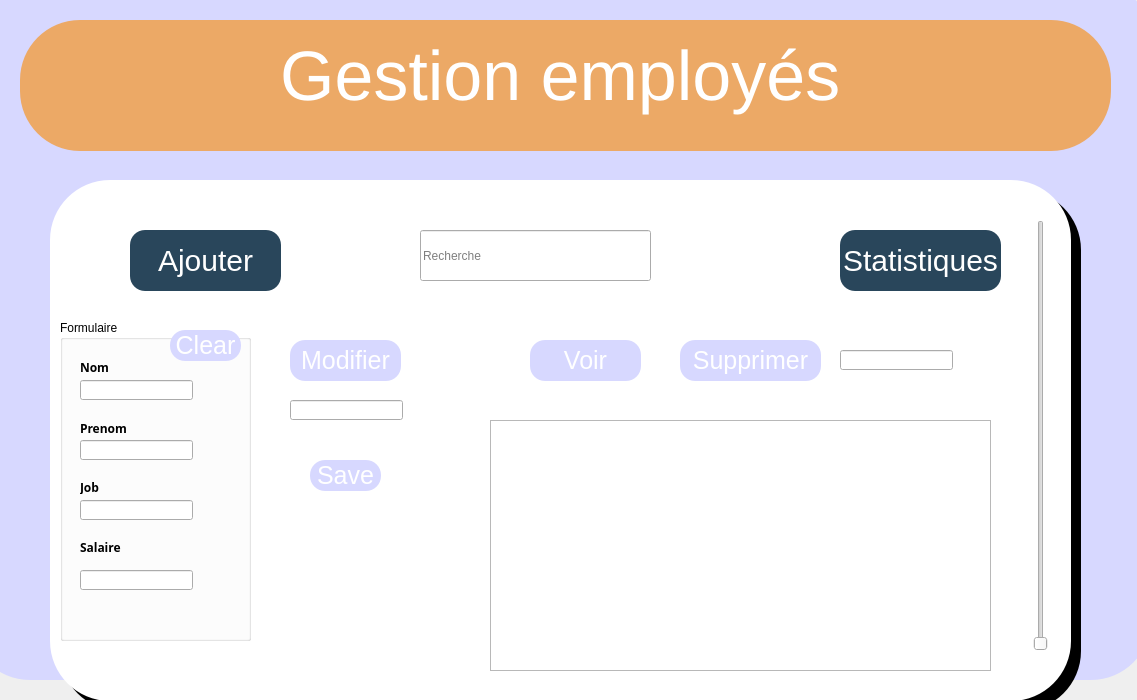
<?xml version="1.0" encoding="UTF-8"?>
<ui version="4.0">
 <class>Gestion_emp</class>
 <widget class="QDialog" name="Gestion_emp">
  <property name="geometry">
   <rect>
    <x>0</x>
    <y>0</y>
    <width>1137</width>
    <height>700</height>
   </rect>
  </property>
  <property name="windowTitle">
   <string>Dialog</string>
  </property>
  <widget class="QStackedWidget" name="stackedWidget">
   <property name="geometry">
    <rect>
     <x>0</x>
     <y>0</y>
     <width>1141</width>
     <height>751</height>
    </rect>
   </property>
   <property name="styleSheet">
    <string notr="true"/>
   </property>
   <property name="currentIndex">
    <number>2</number>
   </property>
   <widget class="QWidget" name="page_1">
    <widget class="QPushButton" name="pushButton_9">
     <property name="geometry">
      <rect>
       <x>-30</x>
       <y>-30</y>
       <width>1181</width>
       <height>971</height>
      </rect>
     </property>
     <property name="styleSheet">
      <string notr="true">QPushButton{
background:#29465B;
font-size:30px;
border-radius:60px;
}
</string>
     </property>
     <property name="text">
      <string/>
     </property>
    </widget>
    <widget class="QFrame" name="frame_2">
     <property name="geometry">
      <rect>
       <x>270</x>
       <y>100</y>
       <width>561</width>
       <height>601</height>
      </rect>
     </property>
     <property name="frameShape">
      <enum>QFrame::StyledPanel</enum>
     </property>
     <property name="frameShadow">
      <enum>QFrame::Raised</enum>
     </property>
     <widget class="QLabel" name="Loginhere_3">
      <property name="geometry">
       <rect>
        <x>160</x>
        <y>70</y>
        <width>241</width>
        <height>41</height>
       </rect>
      </property>
      <property name="text">
       <string>LOGIN HERE</string>
      </property>
     </widget>
     <widget class="QPushButton" name="Login_3">
      <property name="geometry">
       <rect>
        <x>60</x>
        <y>490</y>
        <width>431</width>
        <height>71</height>
       </rect>
      </property>
      <property name="styleSheet">
       <string notr="true">QPushButton{
background:#ECA966;
font-size:30px;
border-radius:30px;
color:white;
}

QPushButton:hover{
color:white;
border-radius:30px;
background:#29465B;
font-size:30px;
}</string>
      </property>
      <property name="text">
       <string>LOGIN</string>
      </property>
     </widget>
     <widget class="QLineEdit" name="Username_3">
      <property name="geometry">
       <rect>
        <x>60</x>
        <y>200</y>
        <width>431</width>
        <height>71</height>
       </rect>
      </property>
      <property name="text">
       <string/>
      </property>
      <property name="placeholderText">
       <string>Username</string>
      </property>
     </widget>
     <widget class="QLineEdit" name="Password_3">
      <property name="geometry">
       <rect>
        <x>60</x>
        <y>310</y>
        <width>431</width>
        <height>71</height>
       </rect>
      </property>
      <property name="text">
       <string/>
      </property>
      <property name="echoMode">
       <enum>QLineEdit::Password</enum>
      </property>
      <property name="placeholderText">
       <string>Password</string>
      </property>
     </widget>
    </widget>
    <widget class="QToolButton" name="Image">
     <property name="geometry">
      <rect>
       <x>490</x>
       <y>30</y>
       <width>121</width>
       <height>121</height>
      </rect>
     </property>
     <property name="layoutDirection">
      <enum>Qt::LeftToRight</enum>
     </property>
     <property name="styleSheet">
      <string notr="true">QToolButton{
background:white;
border-radius:60px;
}</string>
     </property>
     <property name="text">
      <string/>
     </property>
     <property name="icon">
      <iconset>
       <normaloff>:/images/user.png</normaloff>:/images/user.png</iconset>
     </property>
     <property name="iconSize">
      <size>
       <width>200</width>
       <height>200</height>
      </size>
     </property>
    </widget>
   </widget>
   <widget class="QWidget" name="page_2">
    <widget class="QPushButton" name="commandes">
     <property name="geometry">
      <rect>
       <x>310</x>
       <y>490</y>
       <width>221</width>
       <height>91</height>
      </rect>
     </property>
     <property name="styleSheet">
      <string notr="true">QPushButton{
background:#29465B;
font-size:30px;
border-radius:45px;
color:white;
}

QPushButton:hover{
color:#3794AB;
border-radius:45px;
background:white;
font-size:30px;
}</string>
     </property>
     <property name="text">
      <string>Commandes</string>
     </property>
    </widget>
    <widget class="QPushButton" name="produits">
     <property name="geometry">
      <rect>
       <x>150</x>
       <y>280</y>
       <width>221</width>
       <height>91</height>
      </rect>
     </property>
     <property name="styleSheet">
      <string notr="true">QPushButton{
background:#29465B;
font-size:30px;
border-radius:45px;
color:white;
}

QPushButton:hover{
color:#3794AB;
border-radius:45px;
background:white;
font-size:30px;
}</string>
     </property>
     <property name="text">
      <string>Produits</string>
     </property>
    </widget>
    <widget class="QPushButton" name="reparations">
     <property name="geometry">
      <rect>
       <x>770</x>
       <y>280</y>
       <width>221</width>
       <height>91</height>
      </rect>
     </property>
     <property name="styleSheet">
      <string notr="true">QPushButton{
background:#29465B;
font-size:30px;
border-radius:45px;
color:white;
}

QPushButton:hover{
color:#3794AB;
border-radius:45px;
background:white;
font-size:30px;
}</string>
     </property>
     <property name="text">
      <string>Reparations</string>
     </property>
    </widget>
    <widget class="QPushButton" name="employes">
     <property name="geometry">
      <rect>
       <x>470</x>
       <y>280</y>
       <width>221</width>
       <height>91</height>
      </rect>
     </property>
     <property name="styleSheet">
      <string notr="true">QPushButton{
background:#29465B;
font-size:30px;
border-radius:45px;
color:white;
}

QPushButton:hover{
color:#3794AB;
border-radius:45px;
background:white;
font-size:30px;
}</string>
     </property>
     <property name="text">
      <string>Employés</string>
     </property>
    </widget>
    <widget class="QPushButton" name="clients">
     <property name="geometry">
      <rect>
       <x>630</x>
       <y>490</y>
       <width>221</width>
       <height>91</height>
      </rect>
     </property>
     <property name="styleSheet">
      <string notr="true">QPushButton{
background:#29465B;
font-size:30px;
border-radius:45px;
color:white;
}

QPushButton:hover{
color:#3794AB;
border-radius:45px;
background:white;
font-size:30px;
}</string>
     </property>
     <property name="text">
      <string>Clients</string>
     </property>
    </widget>
    <widget class="QPushButton" name="BackgroundSavvys">
     <property name="geometry">
      <rect>
       <x>20</x>
       <y>20</y>
       <width>1091</width>
       <height>131</height>
      </rect>
     </property>
     <property name="styleSheet">
      <string notr="true">QPushButton{
background:#ECA966;
font-size:70px;
border-radius:60px;
color:white;
}</string>
     </property>
     <property name="text">
      <string/>
     </property>
    </widget>
    <widget class="QPushButton" name="background_1">
     <property name="geometry">
      <rect>
       <x>-30</x>
       <y>-20</y>
       <width>1181</width>
       <height>801</height>
      </rect>
     </property>
     <property name="styleSheet">
      <string notr="true">QPushButton{

background:rgb(215, 216, 255);
font-size:70px;
border-radius:60px;
color:white;
}</string>
     </property>
     <property name="text">
      <string/>
     </property>
    </widget>
    <widget class="QLabel" name="Savvys">
     <property name="geometry">
      <rect>
       <x>430</x>
       <y>30</y>
       <width>301</width>
       <height>111</height>
      </rect>
     </property>
     <property name="styleSheet">
      <string notr="true">QLabel{
font-size:90px;
color:white;
}</string>
     </property>
     <property name="text">
      <string>Savvys</string>
     </property>
    </widget>
    <widget class="QPushButton" name="Retour_2">
     <property name="geometry">
      <rect>
       <x>80</x>
       <y>50</y>
       <width>81</width>
       <height>71</height>
      </rect>
     </property>
     <property name="styleSheet">
      <string notr="true">QPushButton{
background:#ECA966;
font-size:70px;
border-radius:60px;
color:white;
}</string>
     </property>
     <property name="text">
      <string/>
     </property>
     <property name="icon">
      <iconset>
       <normaloff>../../../../../Downloads/Images/icons8-undo-100.png</normaloff>../../../../../Downloads/Images/icons8-undo-100.png</iconset>
     </property>
     <property name="iconSize">
      <size>
       <width>70</width>
       <height>70</height>
      </size>
     </property>
    </widget>
    <zorder>background_1</zorder>
    <zorder>commandes</zorder>
    <zorder>produits</zorder>
    <zorder>reparations</zorder>
    <zorder>employes</zorder>
    <zorder>clients</zorder>
    <zorder>BackgroundSavvys</zorder>
    <zorder>Savvys</zorder>
    <zorder>Retour_2</zorder>
   </widget>
   <widget class="QWidget" name="page_3">
    <widget class="QPushButton" name="pushButton_7">
     <property name="geometry">
      <rect>
       <x>20</x>
       <y>20</y>
       <width>1091</width>
       <height>131</height>
      </rect>
     </property>
     <property name="styleSheet">
      <string notr="true">QPushButton{
background:#ECA966;
font-size:70px;
border-radius:60px;
color:white;
}</string>
     </property>
     <property name="text">
      <string/>
     </property>
    </widget>
    <widget class="QLabel" name="Reparation">
     <property name="geometry">
      <rect>
       <x>280</x>
       <y>20</y>
       <width>601</width>
       <height>111</height>
      </rect>
     </property>
     <property name="styleSheet">
      <string notr="true">QLabel{
font-size:70px;
color:white;
}</string>
     </property>
     <property name="text">
      <string>Gestion employés</string>
     </property>
    </widget>
    <widget class="QPushButton" name="Retour">
     <property name="geometry">
      <rect>
       <x>70</x>
       <y>50</y>
       <width>81</width>
       <height>71</height>
      </rect>
     </property>
     <property name="styleSheet">
      <string notr="true">QPushButton{
background:#ECA966;
font-size:70px;
border-radius:60px;
color:white;
}</string>
     </property>
     <property name="text">
      <string/>
     </property>
     <property name="icon">
      <iconset>
       <normaloff>../../../../../Downloads/Images/icons8-undo-100.png</normaloff>../../../../../Downloads/Images/icons8-undo-100.png</iconset>
     </property>
     <property name="iconSize">
      <size>
       <width>70</width>
       <height>70</height>
      </size>
     </property>
    </widget>
    <widget class="QPushButton" name="pushButton_3">
     <property name="geometry">
      <rect>
       <x>60</x>
       <y>190</y>
       <width>1021</width>
       <height>521</height>
      </rect>
     </property>
     <property name="styleSheet">
      <string notr="true">QPushButton{
background:black;
font-size:70px;
border-radius:60px;
color:white;
}</string>
     </property>
     <property name="text">
      <string/>
     </property>
    </widget>
    <widget class="QPushButton" name="pushButton_4">
     <property name="geometry">
      <rect>
       <x>50</x>
       <y>180</y>
       <width>1021</width>
       <height>521</height>
      </rect>
     </property>
     <property name="styleSheet">
      <string notr="true">QPushButton{
background:white;
font-size:70px;
border-radius:60px;
color:white;
}</string>
     </property>
     <property name="text">
      <string/>
     </property>
    </widget>
    <widget class="QPushButton" name="pushButton_6">
     <property name="geometry">
      <rect>
       <x>-30</x>
       <y>-20</y>
       <width>1181</width>
       <height>700</height>
      </rect>
     </property>
     <property name="styleSheet">
      <string notr="true">QPushButton{
background:rgb(215, 216, 255);
font-size:70px;
border-radius:60px;
color:white;
}</string>
     </property>
     <property name="text">
      <string/>
     </property>
    </widget>
    <widget class="QSlider" name="verticalSlider">
     <property name="geometry">
      <rect>
       <x>1030</x>
       <y>220</y>
       <width>22</width>
       <height>431</height>
      </rect>
     </property>
     <property name="orientation">
      <enum>Qt::Vertical</enum>
     </property>
    </widget>
    <widget class="QPushButton" name="ajouter_emp">
     <property name="geometry">
      <rect>
       <x>130</x>
       <y>230</y>
       <width>151</width>
       <height>61</height>
      </rect>
     </property>
     <property name="styleSheet">
      <string notr="true">QPushButton{
background:#29465B;
font-size:30px;
border-radius:15px;
color:white;
}

QPushButton:hover{
color:#3794AB;
border-radius:15px;
background:white;
font-size:30px;
}</string>
     </property>
     <property name="text">
      <string>Ajouter</string>
     </property>
    </widget>
    <widget class="QLineEdit" name="recherche_text">
     <property name="geometry">
      <rect>
       <x>420</x>
       <y>230</y>
       <width>231</width>
       <height>51</height>
      </rect>
     </property>
     <property name="placeholderText">
      <string>Recherche</string>
     </property>
    </widget>
    <widget class="QPushButton" name="supprimer_emp">
     <property name="geometry">
      <rect>
       <x>680</x>
       <y>340</y>
       <width>141</width>
       <height>41</height>
      </rect>
     </property>
     <property name="styleSheet">
      <string notr="true">QPushButton{
background:rgb(215, 216, 255);
font-size:25px;
border-radius:15px;
color:white;
}

QPushButton:hover{
color:#3794AB;
border-radius:15px;
background:white;
font-size:30px;
}</string>
     </property>
     <property name="text">
      <string>Supprimer</string>
     </property>
    </widget>
    <widget class="QPushButton" name="modifier_btnSet">
     <property name="geometry">
      <rect>
       <x>290</x>
       <y>340</y>
       <width>111</width>
       <height>41</height>
      </rect>
     </property>
     <property name="styleSheet">
      <string notr="true">QPushButton{
background:rgb(215, 216, 255);
font-size:25px;
border-radius:15px;
color:white;
}

QPushButton:hover{
color:#3794AB;
border-radius:15px;
background:white;
font-size:30px;
}</string>
     </property>
     <property name="text">
      <string>Modifier</string>
     </property>
    </widget>
    <widget class="QPushButton" name="voir_btnemp">
     <property name="geometry">
      <rect>
       <x>530</x>
       <y>340</y>
       <width>111</width>
       <height>41</height>
      </rect>
     </property>
     <property name="styleSheet">
      <string notr="true">QPushButton{
background:rgb(215, 216, 255);
font-size:25px;
border-radius:15px;
color:white;
}

QPushButton:hover{
color:#3794AB;
border-radius:15px;
background:white;
font-size:30px;
}</string>
     </property>
     <property name="text">
      <string>Voir</string>
     </property>
    </widget>
    <widget class="QPushButton" name="Statistiques_btn">
     <property name="geometry">
      <rect>
       <x>840</x>
       <y>230</y>
       <width>161</width>
       <height>61</height>
      </rect>
     </property>
     <property name="styleSheet">
      <string notr="true">QPushButton{
background:#29465B;
font-size:30px;
border-radius:15px;
color:white;
}

QPushButton:hover{
color:#3794AB;
border-radius:15px;
background:white;
font-size:30px;
}</string>
     </property>
     <property name="text">
      <string>Statistiques</string>
     </property>
    </widget>
    <widget class="QPushButton" name="Rechercher_btn">
     <property name="geometry">
      <rect>
       <x>670</x>
       <y>200</y>
       <width>81</width>
       <height>71</height>
      </rect>
     </property>
     <property name="styleSheet">
      <string notr="true">QPushButton{
background:white;
font-size:70px;
border-radius:60px;
color:white;
}</string>
     </property>
     <property name="text">
      <string/>
     </property>
     <property name="icon">
      <iconset>
       <normaloff>../../../../../Downloads/Images/icons8-search-58.png</normaloff>../../../../../Downloads/Images/icons8-search-58.png</iconset>
     </property>
     <property name="iconSize">
      <size>
       <width>70</width>
       <height>70</height>
      </size>
     </property>
    </widget>
    <widget class="QGroupBox" name="groupBox">
     <property name="geometry">
      <rect>
       <x>60</x>
       <y>320</y>
       <width>191</width>
       <height>321</height>
      </rect>
     </property>
     <property name="title">
      <string>Formulaire</string>
     </property>
     <widget class="QLineEdit" name="nom_input">
      <property name="geometry">
       <rect>
        <x>20</x>
        <y>60</y>
        <width>113</width>
        <height>20</height>
       </rect>
      </property>
     </widget>
     <widget class="QLineEdit" name="prenom_input">
      <property name="geometry">
       <rect>
        <x>20</x>
        <y>120</y>
        <width>113</width>
        <height>20</height>
       </rect>
      </property>
     </widget>
     <widget class="QLabel" name="label_2">
      <property name="geometry">
       <rect>
        <x>20</x>
        <y>40</y>
        <width>47</width>
        <height>14</height>
       </rect>
      </property>
      <property name="font">
       <font>
        <family>Montserrat</family>
        <pointsize>9</pointsize>
        <weight>75</weight>
        <bold>true</bold>
       </font>
      </property>
      <property name="text">
       <string>Nom</string>
      </property>
     </widget>
     <widget class="QLabel" name="label_3">
      <property name="geometry">
       <rect>
        <x>20</x>
        <y>100</y>
        <width>71</width>
        <height>16</height>
       </rect>
      </property>
      <property name="font">
       <font>
        <family>Montserrat</family>
        <pointsize>9</pointsize>
        <weight>75</weight>
        <bold>true</bold>
       </font>
      </property>
      <property name="text">
       <string>Prenom</string>
      </property>
     </widget>
     <widget class="QLabel" name="label_4">
      <property name="geometry">
       <rect>
        <x>20</x>
        <y>160</y>
        <width>47</width>
        <height>14</height>
       </rect>
      </property>
      <property name="font">
       <font>
        <family>Montserrat</family>
        <pointsize>9</pointsize>
        <weight>75</weight>
        <bold>true</bold>
       </font>
      </property>
      <property name="text">
       <string>Job</string>
      </property>
     </widget>
     <widget class="QLineEdit" name="job_input">
      <property name="geometry">
       <rect>
        <x>20</x>
        <y>180</y>
        <width>113</width>
        <height>20</height>
       </rect>
      </property>
     </widget>
     <widget class="QLabel" name="label_5">
      <property name="geometry">
       <rect>
        <x>20</x>
        <y>220</y>
        <width>47</width>
        <height>14</height>
       </rect>
      </property>
      <property name="font">
       <font>
        <family>Montserrat</family>
        <pointsize>9</pointsize>
        <weight>75</weight>
        <bold>true</bold>
       </font>
      </property>
      <property name="text">
       <string>Salaire</string>
      </property>
     </widget>
     <widget class="QLineEdit" name="salaire_input">
      <property name="geometry">
       <rect>
        <x>20</x>
        <y>250</y>
        <width>113</width>
        <height>20</height>
       </rect>
      </property>
     </widget>
     <widget class="QPushButton" name="clear_empBtn">
      <property name="geometry">
       <rect>
        <x>110</x>
        <y>10</y>
        <width>71</width>
        <height>31</height>
       </rect>
      </property>
      <property name="styleSheet">
       <string notr="true">QPushButton{
background:rgb(215, 216, 255);
font-size:25px;
border-radius:15px;
color:white;
}

QPushButton:hover{
color:#3794AB;
border-radius:15px;
background:white;
font-size:30px;
}</string>
      </property>
      <property name="text">
       <string>Clear</string>
      </property>
     </widget>
    </widget>
    <widget class="QTableView" name="table_emp">
     <property name="geometry">
      <rect>
       <x>490</x>
       <y>420</y>
       <width>501</width>
       <height>251</height>
      </rect>
     </property>
    </widget>
    <widget class="QLineEdit" name="id_suppInput">
     <property name="geometry">
      <rect>
       <x>840</x>
       <y>350</y>
       <width>113</width>
       <height>20</height>
      </rect>
     </property>
    </widget>
    <widget class="QLineEdit" name="update_empInput">
     <property name="geometry">
      <rect>
       <x>290</x>
       <y>400</y>
       <width>113</width>
       <height>20</height>
      </rect>
     </property>
    </widget>
    <widget class="QPushButton" name="modifier_btn_emp_2">
     <property name="geometry">
      <rect>
       <x>310</x>
       <y>460</y>
       <width>71</width>
       <height>31</height>
      </rect>
     </property>
     <property name="styleSheet">
      <string notr="true">QPushButton{
background:rgb(215, 216, 255);
font-size:25px;
border-radius:15px;
color:white;
}

QPushButton:hover{
color:#3794AB;
border-radius:15px;
background:white;
font-size:30px;
}</string>
     </property>
     <property name="text">
      <string>Save</string>
     </property>
    </widget>
    <zorder>pushButton_6</zorder>
    <zorder>pushButton_7</zorder>
    <zorder>Reparation</zorder>
    <zorder>pushButton_3</zorder>
    <zorder>pushButton_4</zorder>
    <zorder>Retour</zorder>
    <zorder>verticalSlider</zorder>
    <zorder>ajouter_emp</zorder>
    <zorder>recherche_text</zorder>
    <zorder>supprimer_emp</zorder>
    <zorder>modifier_btnSet</zorder>
    <zorder>voir_btnemp</zorder>
    <zorder>Statistiques_btn</zorder>
    <zorder>Rechercher_btn</zorder>
    <zorder>groupBox</zorder>
    <zorder>table_emp</zorder>
    <zorder>id_suppInput</zorder>
    <zorder>update_empInput</zorder>
    <zorder>modifier_btn_emp_2</zorder>
   </widget>
   <widget class="QWidget" name="page_4">
    <widget class="QPushButton" name="pushButton_8">
     <property name="geometry">
      <rect>
       <x>60</x>
       <y>50</y>
       <width>1021</width>
       <height>671</height>
      </rect>
     </property>
     <property name="styleSheet">
      <string notr="true">QPushButton{
background:black;
font-size:70px;
border-radius:60px;
color:white;
}</string>
     </property>
     <property name="text">
      <string/>
     </property>
    </widget>
    <widget class="QPushButton" name="pushButton_10">
     <property name="geometry">
      <rect>
       <x>50</x>
       <y>30</y>
       <width>1021</width>
       <height>681</height>
      </rect>
     </property>
     <property name="styleSheet">
      <string notr="true">QPushButton{
background:white;
font-size:70px;
border-radius:60px;
color:white;
}</string>
     </property>
     <property name="text">
      <string/>
     </property>
    </widget>
    <widget class="QPushButton" name="pushButton_11">
     <property name="geometry">
      <rect>
       <x>-10</x>
       <y>-30</y>
       <width>1181</width>
       <height>801</height>
      </rect>
     </property>
     <property name="styleSheet">
      <string notr="true">QPushButton{
background:rgb(215, 216, 255);
font-size:70px;
border-radius:60px;
color:white;
}</string>
     </property>
     <property name="text">
      <string/>
     </property>
    </widget>
    <widget class="QPushButton" name="Retour_3">
     <property name="geometry">
      <rect>
       <x>90</x>
       <y>70</y>
       <width>81</width>
       <height>71</height>
      </rect>
     </property>
     <property name="styleSheet">
      <string notr="true">QPushButton{
background:white;
font-size:70px;
border-radius:60px;
color:white;
}</string>
     </property>
     <property name="text">
      <string/>
     </property>
     <property name="icon">
      <iconset>
       <normaloff>../../../../../Downloads/Images/icons8-undo-100.png</normaloff>../../../../../Downloads/Images/icons8-undo-100.png</iconset>
     </property>
     <property name="iconSize">
      <size>
       <width>70</width>
       <height>70</height>
      </size>
     </property>
    </widget>
    <widget class="QLineEdit" name="id_em_txt">
     <property name="geometry">
      <rect>
       <x>170</x>
       <y>270</y>
       <width>201</width>
       <height>41</height>
      </rect>
     </property>
     <property name="placeholderText">
      <string>ID Employé</string>
     </property>
    </widget>
    <widget class="QLineEdit" name="id_c_txt">
     <property name="geometry">
      <rect>
       <x>170</x>
       <y>360</y>
       <width>201</width>
       <height>41</height>
      </rect>
     </property>
     <property name="placeholderText">
      <string>ID Client</string>
     </property>
    </widget>
    <widget class="QLineEdit" name="id_rep_txt">
     <property name="geometry">
      <rect>
       <x>170</x>
       <y>460</y>
       <width>201</width>
       <height>41</height>
      </rect>
     </property>
     <property name="placeholderText">
      <string>ID Reparation</string>
     </property>
    </widget>
    <widget class="QLabel" name="les_id">
     <property name="geometry">
      <rect>
       <x>190</x>
       <y>170</y>
       <width>151</width>
       <height>51</height>
      </rect>
     </property>
     <property name="text">
      <string>Les ID :</string>
     </property>
    </widget>
    <widget class="QLabel" name="dates">
     <property name="geometry">
      <rect>
       <x>490</x>
       <y>170</y>
       <width>151</width>
       <height>51</height>
      </rect>
     </property>
     <property name="text">
      <string>Dates :</string>
     </property>
    </widget>
    <widget class="QDateEdit" name="date_start_QDate">
     <property name="geometry">
      <rect>
       <x>630</x>
       <y>250</y>
       <width>131</width>
       <height>31</height>
      </rect>
     </property>
     <property name="styleSheet">
      <string notr="true">
background:rgb(215, 216, 255);
font-size:25px;
border-radius:15px;
color:white;
</string>
     </property>
    </widget>
    <widget class="QDateEdit" name="date_end_QDate">
     <property name="geometry">
      <rect>
       <x>910</x>
       <y>250</y>
       <width>131</width>
       <height>31</height>
      </rect>
     </property>
     <property name="styleSheet">
      <string notr="true">background:rgb(215, 216, 255);
font-size:25px;
border-radius:15px;
color:white;
</string>
     </property>
    </widget>
    <widget class="QLabel" name="etat">
     <property name="geometry">
      <rect>
       <x>490</x>
       <y>340</y>
       <width>101</width>
       <height>51</height>
      </rect>
     </property>
     <property name="text">
      <string>Etat :</string>
     </property>
    </widget>
    <widget class="QPushButton" name="telecharger_image_btn">
     <property name="geometry">
      <rect>
       <x>490</x>
       <y>450</y>
       <width>261</width>
       <height>51</height>
      </rect>
     </property>
     <property name="styleSheet">
      <string notr="true">QPushButton{
background:rgb(215, 216, 255);
font-size:25px;
border-radius:15px;
color:white;
}

QPushButton:hover{
color:#29465B;
border-radius:15px;
}</string>
     </property>
     <property name="text">
      <string>Telecharger Images</string>
     </property>
    </widget>
    <widget class="QLabel" name="debut">
     <property name="geometry">
      <rect>
       <x>510</x>
       <y>240</y>
       <width>111</width>
       <height>51</height>
      </rect>
     </property>
     <property name="styleSheet">
      <string notr="true">font-size:20px;</string>
     </property>
     <property name="text">
      <string>Date debut :</string>
     </property>
    </widget>
    <widget class="QLabel" name="fin">
     <property name="geometry">
      <rect>
       <x>810</x>
       <y>240</y>
       <width>91</width>
       <height>51</height>
      </rect>
     </property>
     <property name="styleSheet">
      <string notr="true">font-size:20px;</string>
     </property>
     <property name="text">
      <string>Date Fin :</string>
     </property>
    </widget>
    <widget class="QPushButton" name="ajouter_btn">
     <property name="geometry">
      <rect>
       <x>460</x>
       <y>590</y>
       <width>261</width>
       <height>81</height>
      </rect>
     </property>
     <property name="styleSheet">
      <string notr="true">QPushButton{
background:#29465B;
font-size:30px;
border-radius:15px;
color:white;
}

QPushButton:hover{
color:#3794AB;
border-radius:15px;
background:white;
font-size:30px;
}</string>
     </property>
     <property name="text">
      <string>Ajouter</string>
     </property>
    </widget>
    <widget class="QLabel" name="les_id_2">
     <property name="geometry">
      <rect>
       <x>320</x>
       <y>60</y>
       <width>531</width>
       <height>61</height>
      </rect>
     </property>
     <property name="styleSheet">
      <string notr="true">font-size:50px;
color:#ECA966;</string>
     </property>
     <property name="text">
      <string>Ajout D'une Reparation</string>
     </property>
    </widget>
    <widget class="QLineEdit" name="etat_txt">
     <property name="geometry">
      <rect>
       <x>660</x>
       <y>350</y>
       <width>201</width>
       <height>41</height>
      </rect>
     </property>
     <property name="placeholderText">
      <string>1 If Done else 0</string>
     </property>
    </widget>
    <zorder>pushButton_11</zorder>
    <zorder>pushButton_8</zorder>
    <zorder>pushButton_10</zorder>
    <zorder>Retour_3</zorder>
    <zorder>id_em_txt</zorder>
    <zorder>id_c_txt</zorder>
    <zorder>id_rep_txt</zorder>
    <zorder>les_id</zorder>
    <zorder>dates</zorder>
    <zorder>date_start_QDate</zorder>
    <zorder>date_end_QDate</zorder>
    <zorder>etat</zorder>
    <zorder>telecharger_image_btn</zorder>
    <zorder>debut</zorder>
    <zorder>fin</zorder>
    <zorder>ajouter_btn</zorder>
    <zorder>les_id_2</zorder>
    <zorder>etat_txt</zorder>
   </widget>
  </widget>
 </widget>
 <resources/>
 <connections/>
</ui>
